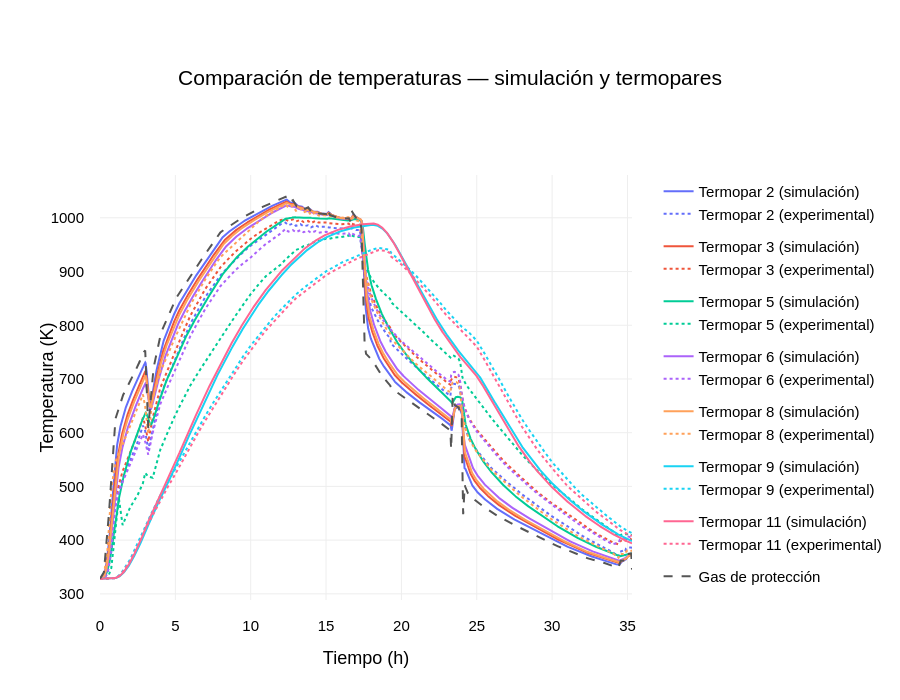

Write notebook code for a chart like this one.
### Markdown cell above
Comparación de todos los termopares: experimento punteado y simulación continua, con colores compartidos.

### Code cell
fig.show()
